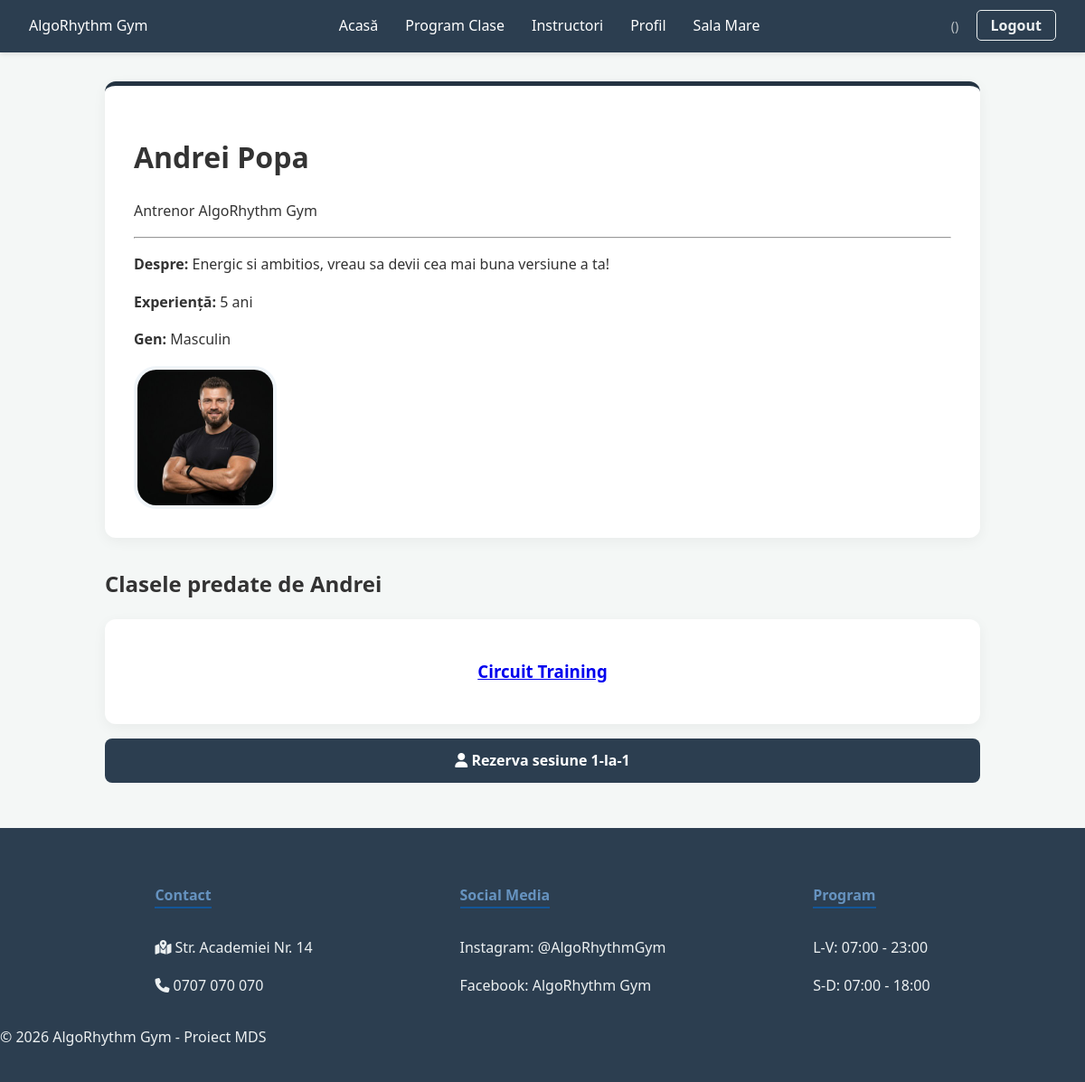
/instructori/2/, run on an earlier commit of the app's database.
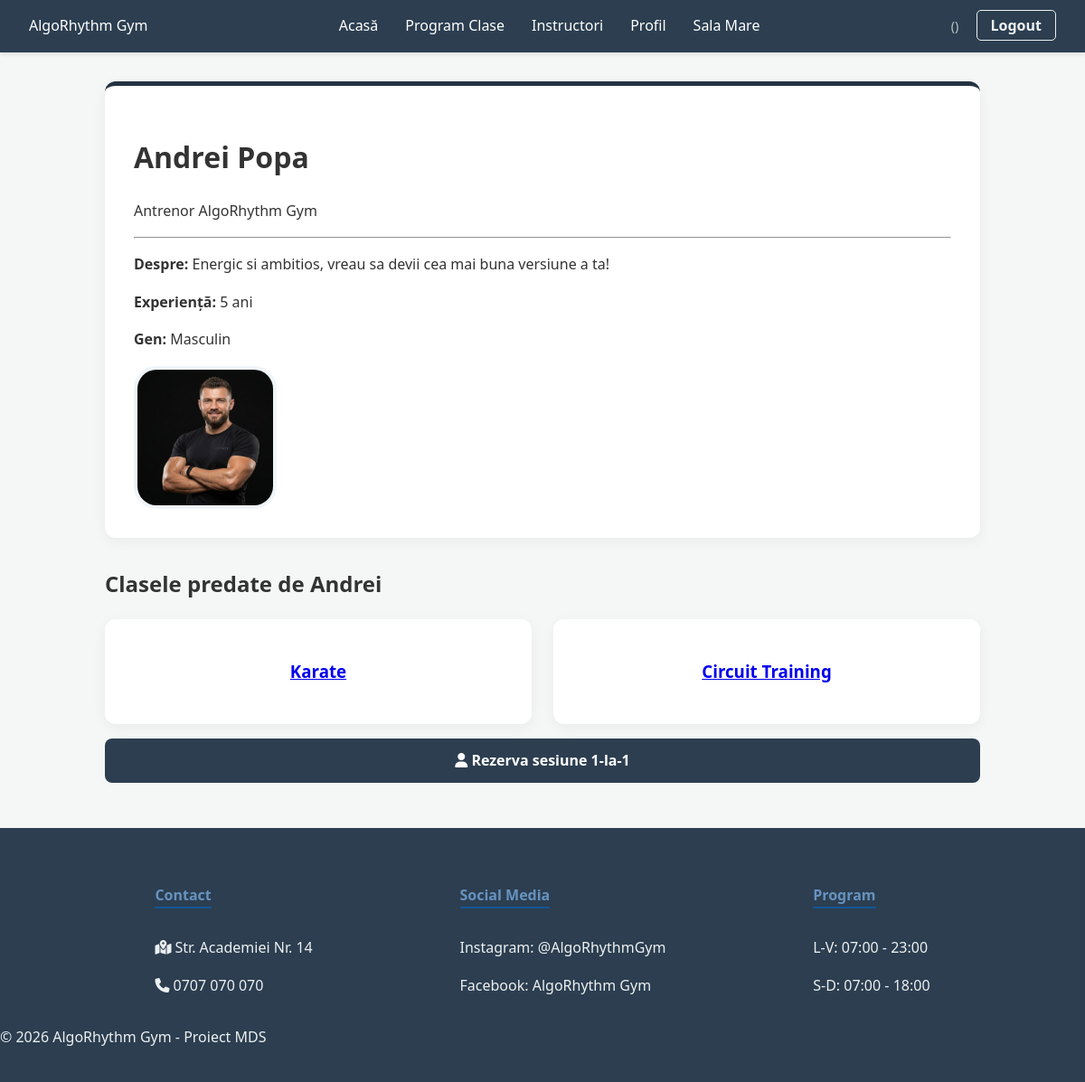
And on a later commit of the database.
### fitness_app/models.py (models this page shows, shortened)
class FitnessClass(models.Model):
    CLASS_TYPES = [
        ('1TO1', 'Personal Training'),
        ('GRP', 'Grup'),
        ('IND', 'Individual (fără antrenor)'),
    ]
    type = models.CharField(max_length=4, choices=CLASS_TYPES, default='GRP')
    instructor = models.ForeignKey(User, on_delete=models.CASCADE, null=True, blank=True, limit_choices_to={'role': 'INS'})
    name = models.CharField(max_length=100)
    room = models.ForeignKey(
        Room, on_delete=models.SET_NULL,
        null=True, blank=True
    )
    max_capacity = models.PositiveIntegerField()
    is_for_women_only = models.BooleanField(default=False)
    is_for_children = models.BooleanField(default=False)
    start_time = models.DateTimeField()
    price = models.DecimalField(max_digits=6, decimal_places=2, default=30.00)
    duration_minutes = models.PositiveIntegerField(default=60)

### fitness_app/views.py (the view)
# urls.py: path('instructori/<int:instructor_id>/', views.instructor_detail_view, name='instructor_detail'),
def instructor_detail_view(request, instructor_id):
    instructor = get_object_or_404(User, id=instructor_id, role='INS')
    now = timezone.now()
    all_upcoming = FitnessClass.objects.filter(instructor=instructor, start_time__gte=now).order_by('start_time')
    unique_classes = []
    seen_names = set()
    for fc in all_upcoming:
        if fc.name not in seen_names:
            unique_classes.append(fc)
            seen_names.add(fc.name)
    context = {
        'instructor': instructor,
        'classes': unique_classes
    }
    return render(request, 'instructor_detail.html', context)

### fitness_app/templates/instructor_detail.html
{% extends 'base.html' %}
{% block content %}
<div class="container">
    <div class="welcome-card detail-card">
        <div class="detail-header">
            <div class="detail-text">
                <h1>{{ instructor.first_name }} {{ instructor.last_name }}</h1>
                <p class="specialization">Antrenor AlgoRhythm Gym</p>
                <hr>
                <p><strong>Despre:</strong> {{ instructor.bio_short|default:"Pasionat de fitness și dedicat obiectivelor tale!" }}</p>
                <p><strong>Experiență:</strong> {{ instructor.experience_years|default:"0" }} ani</p>
                <p><strong>Gen:</strong> {{ instructor.get_gender_display }}</p>
            </div>
            <div class="detail-photo">
                {% if instructor.profile_picture %}
                    <img src="{{ instructor.profile_picture.url }}" alt="{{ instructor.first_name }}" class="profile-img-large">
                {% else %}
                    <div class="placeholder-circle-large">{{ instructor.first_name|first }}</div>
                {% endif %}
            </div>
        </div>
    </div>
    <h2 class="section-title">Clasele predate de {{ instructor.first_name }}</h2>
    <div class="grid">
        {% for class in classes %}
            <a href="{% url 'class_detail' class.id %}">
                <div class="card">
                    <h3>{{ class.name }}</h3>
                </div>
            </a>
        {% empty %}
            <p>Acest instructor nu are clase programate momentan.</p>
        {% endfor %}
    </div>
    <a href="{% url 'book_1to1' instructor.id %}" class="btn-ocean" style="margin-top: 1rem;">
        <i class="fa-solid fa-user"></i> Rezerva sesiune 1-la-1
    </a>
</div>
{% endblock %}

What changed in the data, as far as the page shows it:
added FitnessClass: name "Karate"
